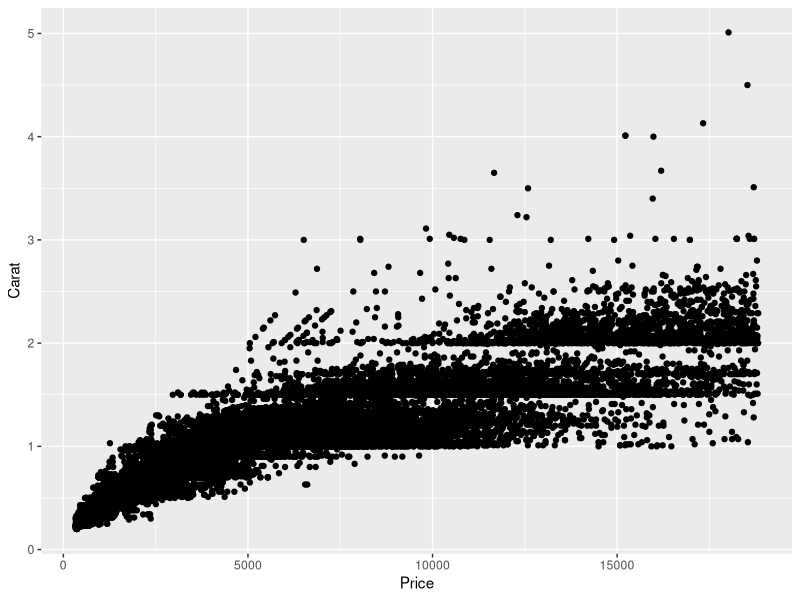
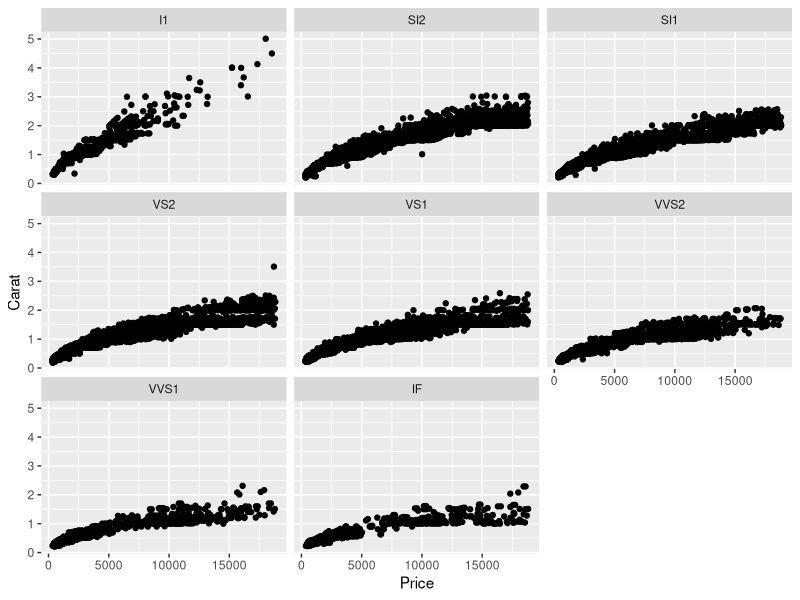
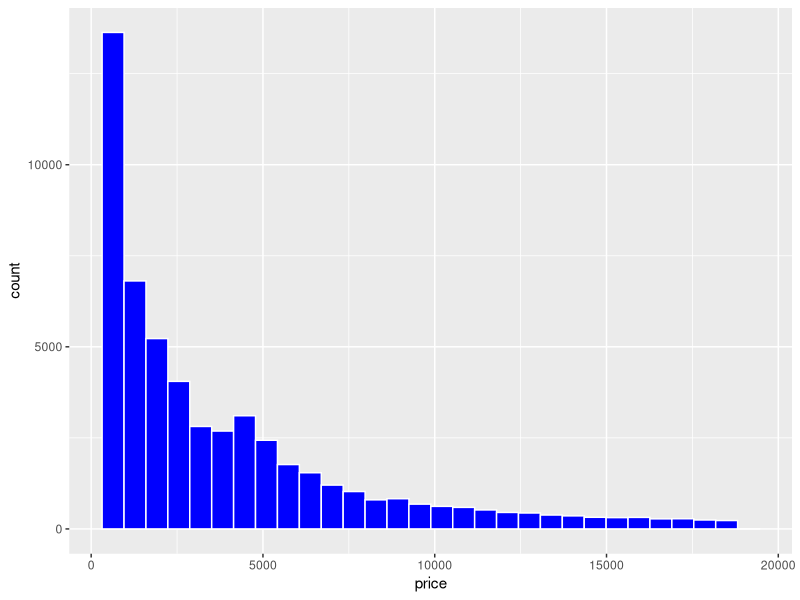
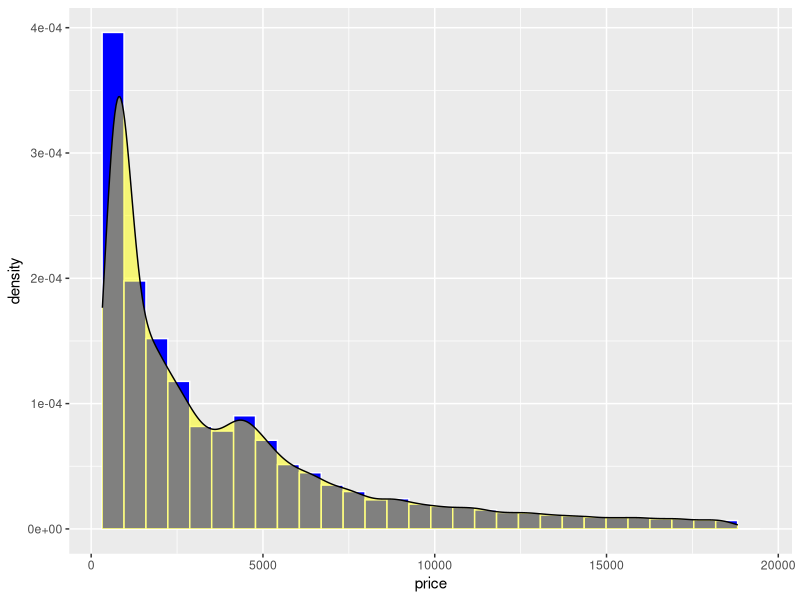
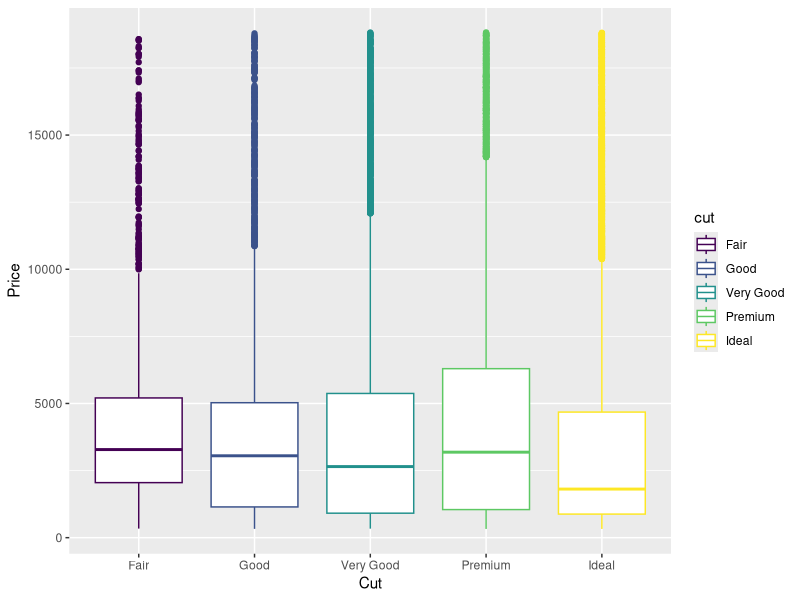
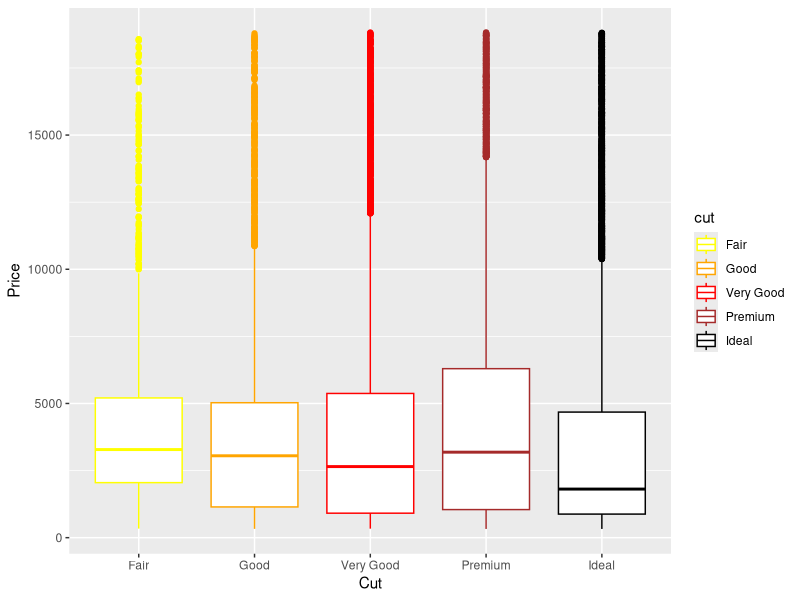
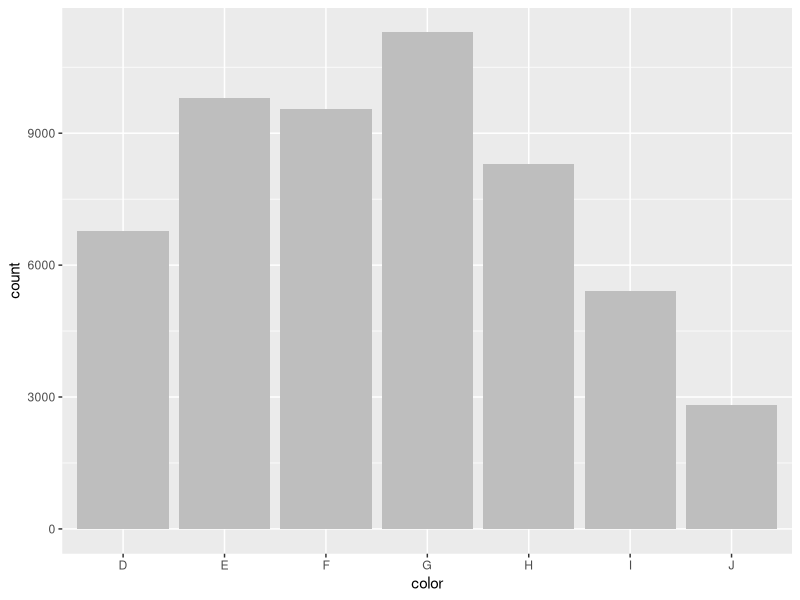
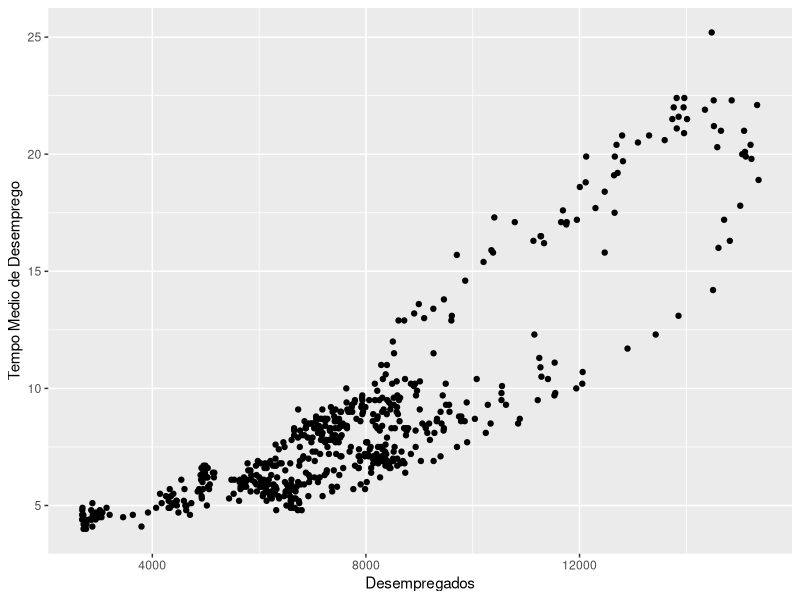

The R source for these figures, in order:
## ---- chunk 1
library(magrittr)
library(ggplot2)
## ---- chunk 2
diamonds %>%
    ggplot() +
    geom_point(aes(price, carat)) +
    xlab("Price") +
    ylab("Carat")
## ---- chunk 3
diamonds %>%
    ggplot(aes(price, carat)) +
    geom_point() +
    xlab("Price") +
    ylab("Carat") +
    facet_wrap(~clarity)
## ---- chunk 4
diamonds %>%
    ggplot(aes(x=price)) +
    geom_histogram(colour = "white", fill = "blue")

## ---- chunk 5
diamonds %>%
    ggplot(aes(x=price)) +
    geom_histogram(aes(y=..density..),colour = "white", fill = "blue") +
    geom_density(alpha=.5, fill="yellow")
## ---- chunk 6
diamonds %>%
    ggplot(aes(x=price)) +
    geom_boxplot(aes(x=cut, color=cut, y=price)) +
    xlab("Cut") +
    ylab("Price")
## ---- chunk 7
diamonds %>%
    ggplot(aes(x=cut, y=price, color=cut)) +
    geom_boxplot() +
    scale_color_manual(values = c("yellow","orange","red","brown","black")) +
    xlab("Cut") +
    ylab("Price")
## ---- chunk 8
diamonds %>%
    ggplot(aes(x=color)) +
    geom_bar(fill="gray")
## ---- chunk 9
library(dplyr)
library(tidyr)
library(lubridate)
## ---- chunk 10
economics %>%
    ggplot(aes(x = unemploy, y = uempmed)) +
    geom_point() +
    labs(x = "Desempregados", y="Tempo Medio de Desemprego")
## ---- chunk 11
economics %>%
    ggplot(aes(x = unemploy, y = uempmed)) +
    geom_point(aes(color=year(date))) +
    labs(x = "Desempregados", y="Tempo Medio de Desemprego")
## ---- chunk 12
economics %>%
    ggplot(aes(x = date, y=unemploy)) +
    geom_line()
## ---- chunk 13
economics %>%
    select(unemploy, date) %>%
    mutate(ano=year(date)) %>%
    group_by(ano) %>%
    summarise(unemploy_med = mean(unemploy)) %>%
    ungroup() %>%
    ggplot(aes(x = ano, y=unemploy_med)) +
    geom_line() +
    labs(x = "Ano", y = "Média de Desempregados")
## ---- chunk 14
economics %>%
    select(unemploy, date) %>%
    mutate(ano=year(date)) %>%
    group_by(ano) %>%
    summarise(unemploy_median = median(unemploy), 
              unemploy_min = quantile(unemploy, probs = 0.01),
              unemploy_max = quantile(unemploy, probs = 0.99)) %>%
    ungroup() %>%
    ggplot(aes(x = ano, y=unemploy_median)) +
    geom_line() +
    labs(x = "Ano", y = "Mediana de Desempregados") +
    geom_ribbon(aes(ymin=unemploy_min,ymax=unemploy_max), alpha=.1)
## ---- chunk 15
economics %>%
    mutate(taxa_desem=unemploy/pop) %>%
    gather(group, value, taxa_desem, pce, psavert) %>%
    group_by(group) %>%
    ggplot(aes(x=date,y=value )) +
    geom_line() +
    facet_grid(group~., scales = "free")
